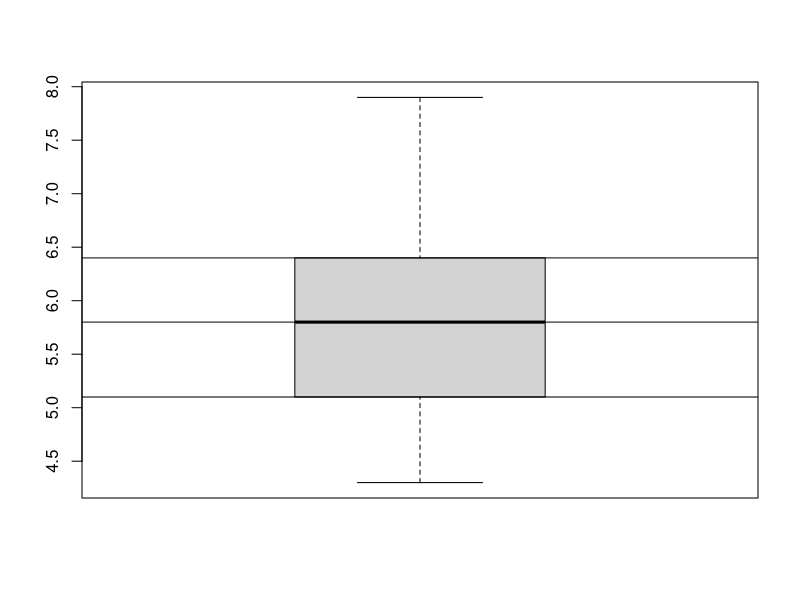

Source code (R):
## ---- chunk 1
library(knitr)
## ---- chunk 2
TransformationTable = data.frame(iris$Sepal.Length)

TransformationTable$Plus3 = TransformationTable[,1] + 3

TransformationTable$DivBy3 = TransformationTable[,1] / 3

TransformationTable$DivBy3Plus5 = (TransformationTable[,1] / 3) + 5

Means = round(colMeans(TransformationTable),2)
Variance = round(apply(TransformationTable,2, var),2)
StdDev = round(apply(TransformationTable,2, sd),2)

TransformationTableResults = rbind(c("Means",Means),
                                   c("Variance",Variance),
                                   c("Std. Dev.",StdDev)
                                   )

kable(TransformationTable)
kable(TransformationTableResults)
## ---- chunk 3
#This line is all you need to generate a boxplot.
boxplot(iris$Sepal.Length)
#########################################


FirstQuart = summary(iris$Sepal.Length)[2]
ThirdQuart = summary(iris$Sepal.Length)[5]
Median = median(iris$Sepal.Length)

Midline = Median
IQR = ThirdQuart - FirstQuart
BoxTop = ThirdQuart
BoxBottom = FirstQuart
UpperWhisker = ThirdQuart + IQR * 1.5
LowerWhisker = FirstQuart - IQR * 1.5
# UpperWhisker = max(iris$Sepal.Length)
# LowerWhisker = min(iris$Sepal.Length)

abline(h = Midline)
abline(h = BoxTop)
abline(h = BoxBottom)
abline(h = UpperWhisker)
abline(h = LowerWhisker)

summary(iris$Sepal.Length)
